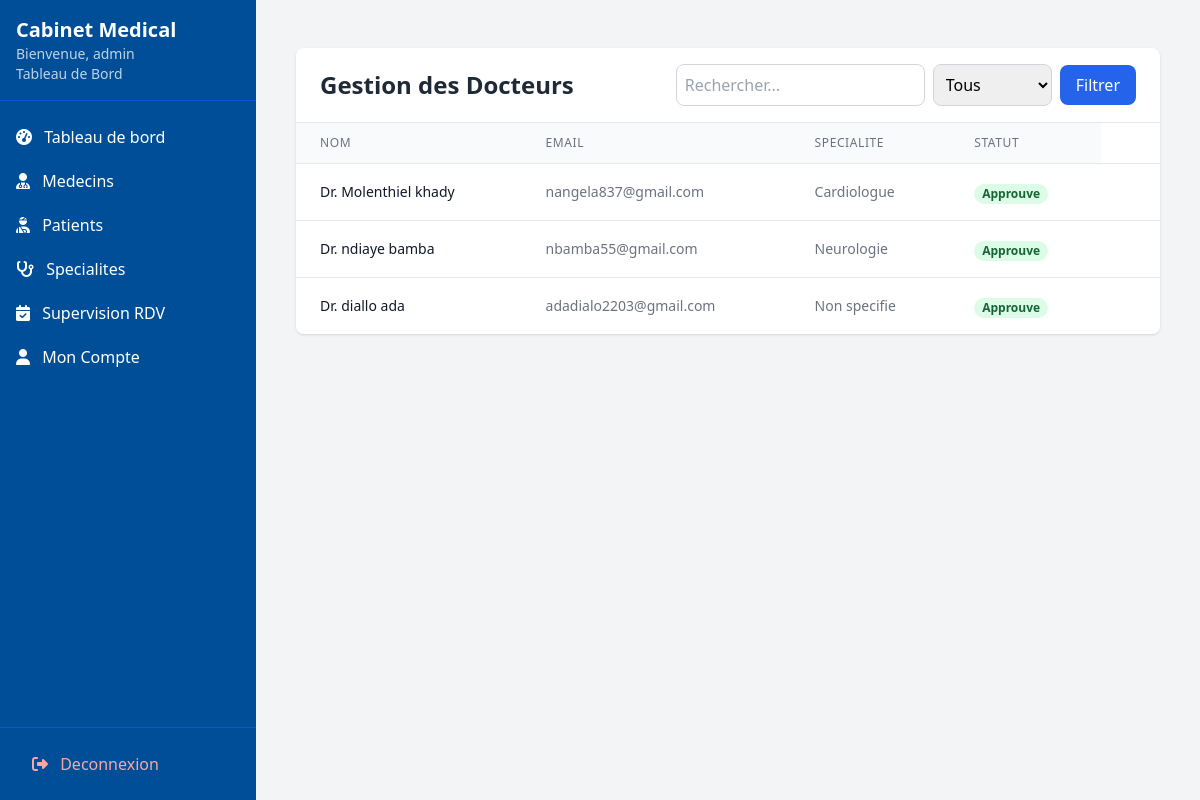
Page /dashboard/admin/docteurs/ (signed in) on the committed database.
### utilisateurs/models.py (models this page shows, shortened)
class User(AbstractUser):
    username = None
    email = models.EmailField('email address', unique=True)
    nom = models.CharField(max_length=100)
    prenom = models.CharField(max_length=100)
    is_doctor_request = models.BooleanField(default=False)
    role = models.CharField(
        max_length=20,
        choices=[('patient', 'Patient'), ('docteur', 'Docteur'), ('admin', 'Administrateur')],
        default='patient'
    )
    telephone = models.CharField(max_length=20, blank=True, null=True)
    date_naiss = models.DateField(null=True, blank=True)
    adresse = models.TextField(blank=True)
    genre = models.CharField(max_length=1, choices=[('M', 'Masculin'), ('F', 'Féminin'), ('O', 'Autre')], blank=True)
    verification_code = models.CharField(max_length=6, null=True, blank=True)
    code_expires_at = models.DateTimeField(null=True, blank=True)  #  pour expiration
    USERNAME_FIELD = 'email'
    REQUIRED_FIELDS = ['nom', 'prenom']
    objects = UserManager()
    class Meta:
        db_table = 'utilisateurs_user'
    @property
    def docteur(self):
        """Propriete pour acceder au profil docteur de maniere coherente"""
        return self.docteur_profile
    @property
    def patient(self):
        """Propriete pour acceder au profil patient"""
        return self.patient_profile

class Docteur(models.Model):
    user = models.OneToOneField(User, on_delete=models.CASCADE, related_name='docteur_profile')
    specialite = models.ForeignKey(Specialite, on_delete=models.SET_NULL, null=True)
    est_approuve = models.BooleanField(default=False)  # Approuve par l'admin
    numero_licence = models.CharField(max_length=50, unique=True,null=True)
    bio = models.TextField(blank=True)
    experience = models.PositiveIntegerField(default=0)
    consultation_fee = models.DecimalField(max_digits=10, decimal_places=2, default=0.00)

class Specialite(models.Model):
    nom = models.CharField(max_length=100, unique=True)
    description = models.TextField(blank=True)
    class Meta:
        verbose_name = "Specialite"
        verbose_name_plural = "Specialites"
        ordering = ['nom']
    nom = models.CharField(max_length=100)
    description = models.TextField(blank=True)

### utilisateurs/views.py (the view, shortened to what this page needs)
# urls.py: path('dashboard/admin/docteurs/', views.admin_docteurs, name='admin_docteurs_list'),
@user_passes_test(lambda u: u.is_superuser)
def admin_docteurs(request):
    docteurs = Docteur.objects.all().select_related('user', 'specialite')
    search_query = request.GET.get('search', '')
    status_filter = request.GET.get('status', '')
    if status_filter in ['approved', 'pending']:
        docteurs = docteurs.filter(est_approuve=(status_filter == 'approved'))
    context = {
        'docteurs': docteurs,
        'search_query': search_query,
        'status_filter': status_filter,
    }
    return render(request, 'admin/docteur_liste.html', context)

### templates/admin/docteur_liste.html (shortened to what this page needs)
{% extends 'base_dashboard.html' %}
{% block content %}
<div class="max-w-7xl mx-auto px-4 py-6">
  <div class="bg-white shadow rounded-lg overflow-hidden">
    <div class="px-6 py-4 border-b border-gray-200">
      <div class="flex flex-col md:flex-row md:items-center md:justify-between">
        <h1 class="text-2xl font-bold text-gray-800">Gestion des Docteurs</h1>
        <div class="mt-4 md:mt-0 flex space-x-2">
          <form method="get" class="flex items-center space-x-2">
            <input type="text" name="search" placeholder="Rechercher..."
                   value="{{ search_query }}"
                   class="p-2 border border-gray-300 rounded-lg">
            <select name="status" class="p-2 border border-gray-300 rounded-lg">
              <option value="">Tous</option>
            </select>
            <button type="submit" class="bg-blue-600 text-white px-4 py-2 rounded-lg">
              Filtrer
            </button>
          </form>
        </div>
      </div>
    </div>
    <div class="overflow-x-auto">
      <table class="min-w-full divide-y divide-gray-200">
        <thead class="bg-gray-50">
          <tr>
            <th class="px-6 py-3 text-left text-xs font-medium text-gray-500 uppercase tracking-wider">Nom</th>
            <th class="px-6 py-3 text-left text-xs font-medium text-gray-500 uppercase tracking-wider">Email</th>
            <th class="px-6 py-3 text-left text-xs font-medium text-gray-500 uppercase tracking-wider">Specialite</th>
            <th class="px-6 py-3 text-left text-xs font-medium text-gray-500 uppercase tracking-wider">Statut</th>
          </tr>
        </thead>
        <tbody class="bg-white divide-y divide-gray-200">
          {% for docteur in docteurs %}
          <tr>
            <td class="px-6 py-4 whitespace-nowrap">
              <div class="flex items-center">
                <div class="text-sm font-medium text-gray-900">
                  Dr. {{ docteur.user.nom }} {{ docteur.user.prenom }}
                </div>
              </div>
            </td>
            <td class="px-6 py-4 whitespace-nowrap text-sm text-gray-500">
              {{ docteur.user.email }}
            </td>
            <td class="px-6 py-4 whitespace-nowrap text-sm text-gray-500">
              {% if docteur.specialite %}
                {{ docteur.specialite.nom }}
              {% else %}
                Non specifie
              {% endif %}
            </td>
            <td class="px-6 py-4 whitespace-nowrap">
              {% if docteur.est_approuve %}
                <span class="px-2 inline-flex text-xs leading-5 font-semibold rounded-full bg-green-100 text-green-800">
                  Approuve
                </span>
              {% else %}
                <span class="px-2 inline-flex text-xs leading-5 font-semibold rounded-full bg-yellow-100 text-yellow-800">
                  En attente
                </span>
              {% endif %}
            </td>
          <td class="px-6 py-4 whitespace-nowrap text-sm font-medium">
          </td>
          </tr>
          {% empty %}
          <tr>
            <td colspan="5" class="px-6 py-4 text-center text-sm text-gray-500">
              Aucun docteur trouve
            </td>
          </tr>
          {% endfor %}
        </tbody>
      </table>
    </div>
  </div>
</div>
{% endblock %}

### templates/base_dashboard.html (shortened to what this page needs)
<!DOCTYPE html>
<html lang="fr">
<head>
    <script src="https://cdn.tailwindcss.com"></script>
    <link rel="stylesheet" href="https://cdnjs.cloudflare.com/ajax/libs/font-awesome/6.4.0/css/all.min.css">
</head>
<body class="bg-gray-100 font-sans">
    <div class="flex h-screen">
        <div class="sidebar w-64 bg-[#004e98] text-white fixed h-full">
            <div class="p-4 border-b border-blue-700">
                <a href="{% url "index" %}"><h1 class="text-xl font-bold">Cabinet Medical</h1></a>
                <p class="text-sm opacity-75">Bienvenue, {{ request.user.prenom }}</p>
                <p class="text-sm opacity-75">Tableau de Bord</p>
            </div>
            <nav class="mt-4">
                {% if request.user.role == 'admin' %}
                  <div class="space-y-1">
                      <a href="{% url "admed_dashboard" %}" class="block py-2 px-4 hover:bg-blue-700">
                          <i class="fas fa-tachometer-alt mr-2"></i> Tableau de bord
                      </a>
                      <a href="{% url "admin_docteurs_list" %}" class="block py-2 px-4 hover:bg-blue-700">
                          <i class="fas fa-user-md mr-2"></i> Medecins
                      </a>
                      <a href="{% url "admin_patients_list" %}" class="block py-2 px-4 hover:bg-blue-700">
                          <i class="fas fa-user-injured mr-2"></i> Patients
                      </a>
                      <a href="{% url "admin_specialites" %}" class="block py-2 px-4 hover:bg-blue-700">
                         <i class="fas fa-stethoscope mr-2"></i> Specialites
                        </a>
                      <a href="{% url "admin_supervision_rdv" %}" class="block py-2 px-4 hover:bg-blue-700">
                        <i class="fas fa-calendar-check mr-2"></i> Supervision RDV
                        </a>
                     <a href="{% url "admin_profile" %}" class="block py-2 px-4 hover:bg-blue-700">
                        <i class="fas fa-user mr-2"></i> Mon Compte
                    </a>
                  </div>
                {% endif %}
                <div class="absolute bottom-0 w-full p-4 border-t border-blue-700">
                    <a href="{% url 'logout' %}" class="block py-2 px-4 text-red-300 hover:bg-blue-700 rounded">
                        <i class="fas fa-sign-out-alt mr-2"></i> Deconnexion
                    </a>
                </div>
            </nav>
        </div>
        <div class="flex-1 ml-64">
            <main class="p-6">
                {% block content %}
                {% endblock %}
            </main>
        </div>
    </div>
</body>
</html>

### templates/base_dashboard.html (style rules this page uses)
.sidebar { transition: all 0.3s; }

### rows in the picture
User: user.prenom "admin"
Docteur: user.nom "Molenthiel", user.prenom "khady", user.email "nangela837@gmail.com", specialite.nom "Cardiologue", est_approuve "Approuve"
Docteur: user.nom "ndiaye", user.prenom "bamba", user.email "nbamba55@gmail.com", specialite.nom "Neurologie", est_approuve "Approuve"
Docteur: user.nom "diallo", user.prenom "ada", user.email "adadialo2203@gmail.com", shows "Non specifie", est_approuve "Approuve"
